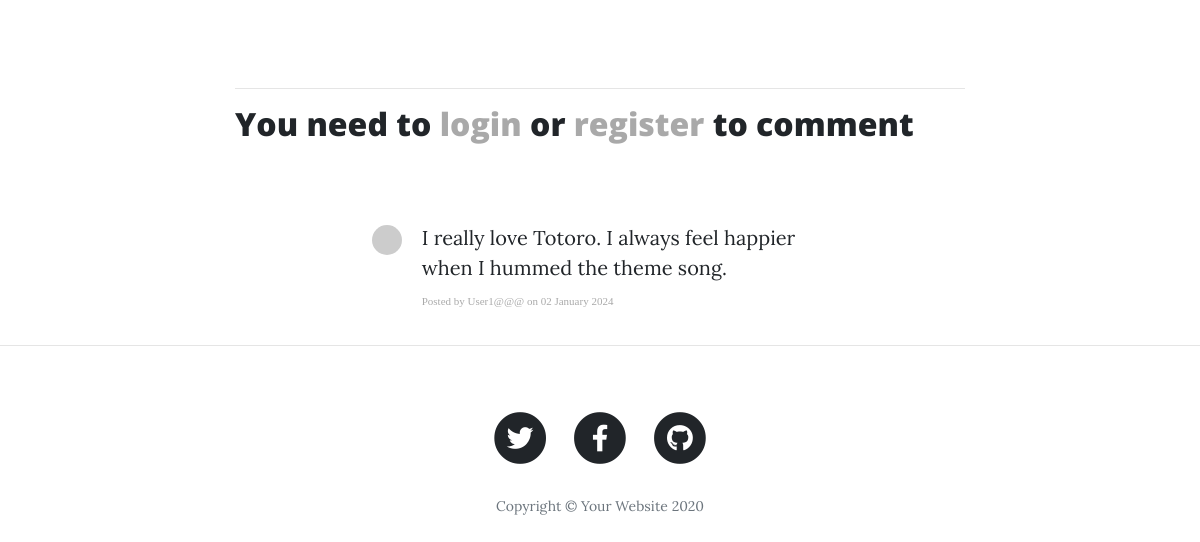
Page /post/3 (lower part) on the earlier database version.
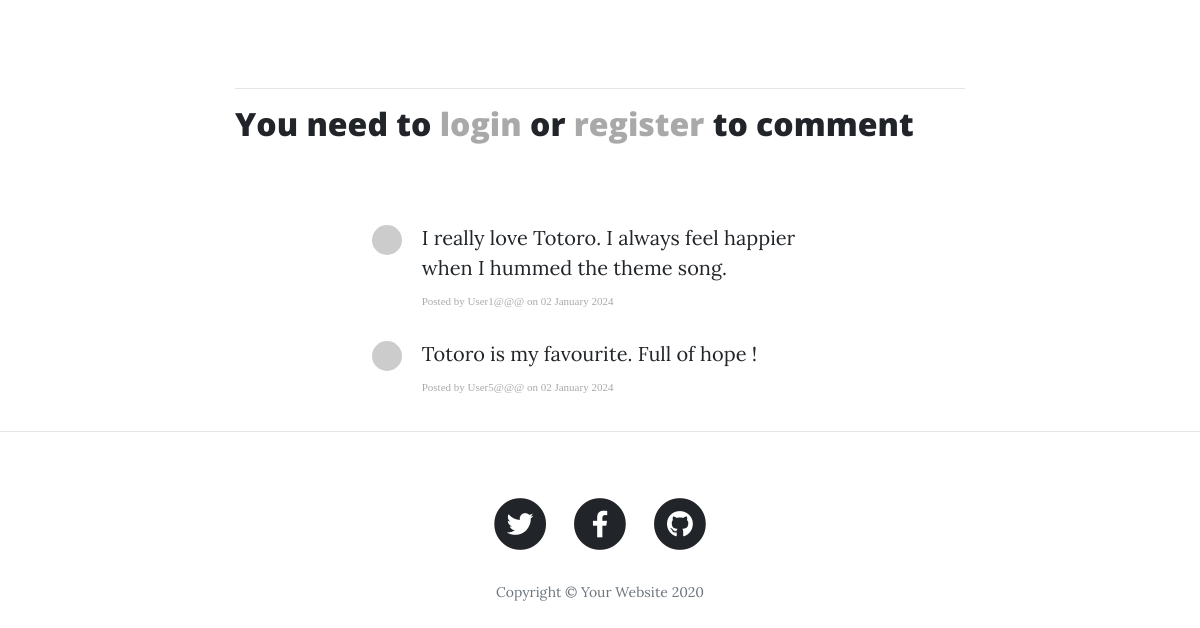
Same page on the later database version.
### main.py (models this page shows)
class Comment(db.Model):
    __tablename__ = "comments"
    id = db.Column(db.Integer, primary_key=True)
    text = db.Column(db.Text, nullable=False)
    date = db.Column(db.String(250), nullable=False)
    author_id = db.Column(db.Integer, db.ForeignKey("users.id")) #<- must use the table name eg. "users"
    comment_author = relationship("User", back_populates="comments")
    post_id = db.Column(db.Integer, db.ForeignKey("blog_posts.id", ondelete="CASCADE"), nullable=False)
    parent_post = relationship("BlogPost", back_populates="comments")

class User(UserMixin, db.Model):
    __tablename__ = "users"
    id = db.Column(db.Integer, primary_key=True)
    email = db.Column(db.String(100), unique=True)
    password = db.Column(db.String(100))
    name = db.Column(db.String(100))
    blog_posts = db.relationship('BlogPost', back_populates='author', lazy=True)
    comments = relationship("Comment", back_populates="comment_author", lazy=True)
    ''' In summary, whether to use relationship or db.relationship depends on how
        you've imported the function. If you've imported it directly from sqlalchemy.orm,
        you can use relationship without the db prefix. If you've imported it using from
        flask_sqlalchemy import SQLAlchemy, then you should use db.relationship to
        access it through the Flask-SQLAlchemy extension'''

class BlogPost(db.Model):
    __tablename__ = "blog_posts"
    id = db.Column(db.Integer, primary_key=True)
    title = db.Column(db.String(250), unique=True, nullable=False)
    subtitle = db.Column(db.String(250), nullable=False)
    date = db.Column(db.String(250), nullable=False)
    body = db.Column(db.Text, nullable=False)
    img_url = db.Column(db.String(250), nullable=False)
    author_id = db.Column(db.Integer, db.ForeignKey('users.id')) #<- must use the table name eg. "users"
    author = db.relationship('User', back_populates='blog_posts')
    comments = relationship("Comment", back_populates="parent_post", cascade="all, delete-orphan", passive_deletes=True, lazy=True)

### main.py (the view, shortened to what this page needs)
@app.route("/post/<int:post_id>",methods=["GET", "POST"])
def show_post(post_id):
    form = CommentForm()
    requested_post = BlogPost.query.get(post_id)
    return render_template("post.html", post=requested_post, form=form, current_user=current_user)

### main.py (called while the page is built)
def gravatar_url(email, size=150, rating='g', default='identicon', force_default=False):
    hash_value = hashlib.md5(email.lower().encode('utf-8')).hexdigest()
    return f"https://www.gravatar.com/avatar/{hash_value}?s={size}&d={default}&r={rating}&f={force_default}"

### templates/post.html (shortened to what this page needs)
{% from 'bootstrap/form.html' import render_form %}
{% include "header.html" %}
  <article>
    <div class="container">
      <div class="row">
        <div class="col-lg-8 col-md-10 mx-auto">
            {{ post.body|safe }}
          <hr>
        {% if current_user.is_authenticated %}
          {{ ckeditor.load() }}
          {{ ckeditor.config(name='comment_text') }}
          {{ render_form(form, novalidate=True) }}
        {% else %}
          <h2 class="subheading">
            You need to
            <a href="{{url_for('login')}}"style="color: darkgrey;">login</a>
            or
            <a href="{{url_for('register')}}"style="color: darkgrey;">register</a>
            to comment
          </h2>
        {% endif %}
          <div class="col-lg-8 col-md-10 mx-auto comment">
            {% for comment in post.comments %}
              <ul class="commentList">
                <li>
                    <div class="commenterImage" style="margin-right: 20px;">
                      <img src="{{ comment.comment_author.email | gravatar }}"/>
                    </div>
                    <div class="commentText">
                      {{comment.text | safe}}
                      <span class="date sub-text">Posted by {{comment.comment_author.name}} on {{post.date}}</span>
                    </div>
                </li>
              </ul>
              {% endfor %}
            </div>
          </div>
      </div>
    </div>
  </article>
  <hr>
{% include "footer.html" %}

### templates/header.html (shortened to what this page needs)
<!DOCTYPE html>
<html lang="en">
<head>
  <link href="{{ url_for('static', filename='vendor/bootstrap/css/bootstrap.min.css') }}" rel="stylesheet">
  <link href="{{ url_for('static', filename='vendor/fontawesome-free/css/all.min.css')}}" rel="stylesheet" type="text/css">
  <link href="{{ url_for('static', filename='css/clean-blog.min.css')}}" rel="stylesheet">
</head>
<body>

### templates/footer.html (shortened to what this page needs)
  <footer>
    <div class="container">
      <div class="row">
        <div class="col-lg-8 col-md-10 mx-auto">
          <ul class="list-inline text-center">
            <li class="list-inline-item">
              <a href="#">
                <span class="fa-stack fa-lg">
                  <i class="fas fa-circle fa-stack-2x"></i>
                  <i class="fab fa-twitter fa-stack-1x fa-inverse"></i>
                </span>
              </a>
            </li>
            <li class="list-inline-item">
              <a href="#">
                <span class="fa-stack fa-lg">
                  <i class="fas fa-circle fa-stack-2x"></i>
                  <i class="fab fa-facebook-f fa-stack-1x fa-inverse"></i>
                </span>
              </a>
            </li>
            <li class="list-inline-item">
              <a href="#">
                <span class="fa-stack fa-lg">
                  <i class="fas fa-circle fa-stack-2x"></i>
                  <i class="fab fa-github fa-stack-1x fa-inverse"></i>
                </span>
              </a>
            </li>
          </ul>
          <p class="copyright text-muted">Copyright &copy; Your Website 2020</p>
        </div>
      </div>
    </div>
  </footer>
</body>
</html>

Differences in the rows shown:
added Comment: text "Totoro is my favourite. Full of hope !", comment_author.name "User5@@@", {{ post.date }} "02 January 2024"
